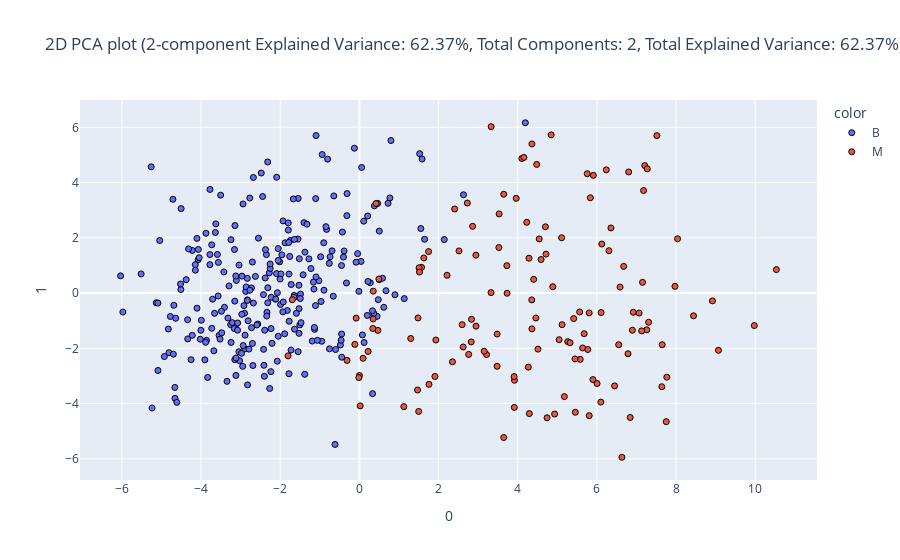

The notebook cell this image was saved under:
### Code cell
_, pca2d_train_df, _, pca2d_test_df = eda.dimensionality_reduction(train_df, test_df, identifier=id_features, categorical=categorical_features, continuous=continuous_features, target="Diagnosis", method="pca", plot_type="2d", components=2)

### Figure 1 — Plotly figure (JSON) as saved in the notebook; plotly's stock layout.template omitted (floating-point values rounded to 4 significant figures; data arrays with more than 128 entries replaced by an {"elided": "..."} marker saying what was removed)
{"data": [{"hovertemplate": "color=B<br>0=%{x}<br>1=%{y}<extra></extra>", "legendgroup": "B", "marker": {"color": "#636efa", "line": {"color": "Black", "width": 1}, "opacity": 1, "symbol": "circle"}, "mode": "markers", "name": "B", "orientation": "v", "showlegend": true, "type": "scatter", "x": {"elided": "272 float values"}, "xaxis": "x", "y": {"elided": "272 float values"}, "yaxis": "y"}, {"hovertemplate": "color=M<br>0=%{x}<br>1=%{y}<extra></extra>", "legendgroup": "M", "marker": {"color": "#EF553B", "line": {"color": "Black", "width": 1}, "opacity": 1, "symbol": "circle"}, "mode": "markers", "name": "M", "orientation": "v", "showlegend": true, "type": "scatter", "x": {"elided": "136 float values"}, "xaxis": "x", "y": {"elided": "136 float values"}, "yaxis": "y"}], "layout": {"legend": {"title": {"text": "color"}, "tracegroupgap": 0}, "title": {"text": "2D PCA plot (2-component Explained Variance: 62.37%, Total Components: 2, Total Explained Variance: 62.37%)"}, "xaxis": {"anchor": "y", "domain": [0, 1], "title": {"text": "0"}}, "yaxis": {"anchor": "x", "domain": [0, 1], "title": {"text": "1"}}}}
